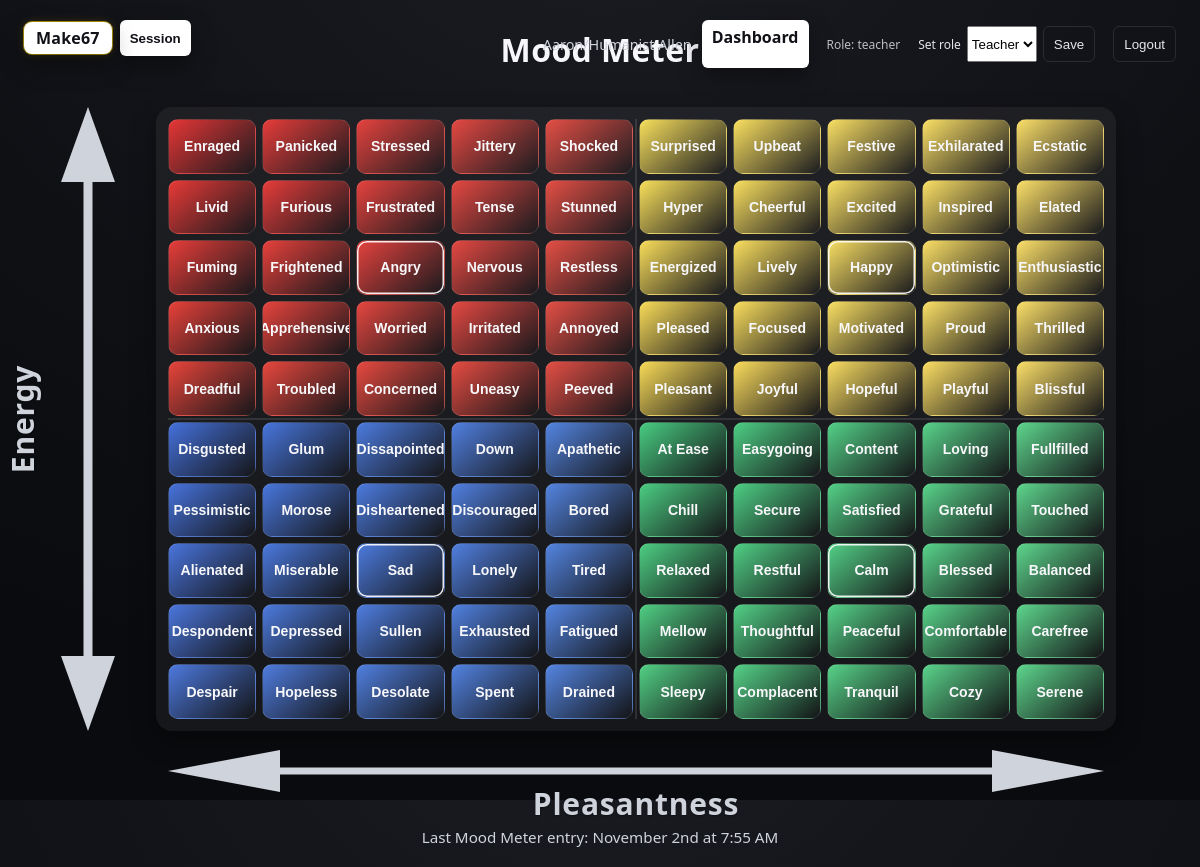
The page / (signed in) on the database its author committed.
### app.py (models this page shows)
class User(db.Model, UserMixin):
    __tablename__ = 'users'
    id = db.Column(db.String(36), primary_key=True, default=lambda: str(uuid.uuid4()))
    email = db.Column(db.String(255), unique=True, nullable=True, index=True)
    name = db.Column(db.String(255), nullable=True)
    avatar_url = db.Column(db.String(512), nullable=True)
    provider = db.Column(db.String(50), nullable=True)
    role = db.Column(db.String(20), nullable=False, default='student')  # 'student' or 'teacher'
    created_at = db.Column(db.DateTime(timezone=True), nullable=False, default=lambda: datetime.now(timezone.utc))
    updated_at = db.Column(db.DateTime(timezone=True), nullable=False, default=lambda: datetime.now(timezone.utc), onupdate=lambda: datetime.now(timezone.utc))
    make67_all_time_solves = db.Column(db.Integer, nullable=False, default=0)

### app.py (the view)
@app.route('/')
def index():
    grid = get_label_grid()
    size = 10 if grid else 0
    last_entry_str = None
    if getattr(current_user, 'is_authenticated', False):
        last = get_last_submission(current_user.get_id())
        if last and last.chosen_at:
            last_entry_str = format_last_entry(last.chosen_at)
    return render_template('index.html', grid=grid, size=size, last_entry=last_entry_str)

### app.py (called while the page is built)
@app.before_request
def _diag_before_request():
    g.__req_start = time.perf_counter()
    g.__request_id = request.headers.get('X-Request-Id') or uuid.uuid4().hex[:12]
    g.__client_ip = request.headers.get('X-Forwarded-For', request.remote_addr) or 'unknown'

@app.after_request
def _diag_after_request(resp: Response):
    try:
        dur_ms = None
        if hasattr(g, '__req_start'):
            dur_ms = int((time.perf_counter() - g.__req_start) * 1000)
        resp.headers['X-Instance-Id'] = INSTANCE_ID
        if hasattr(g, '__request_id'):
            resp.headers['X-Request-Id'] = g.__request_id
        app.logger.info(
            "req method=%s path=%s status=%s dur_ms=%s ip=%s rid=%s ua=%s",
            request.method,
            request.path,
            resp.status_code,
            dur_ms,
            getattr(g, '__client_ip', 'unknown'),
            getattr(g, '__request_id', '-'),
            (request.user_agent.string[:120] if request.user_agent else '-'),
        )
    except Exception:
        pass
    return resp

@login_manager.user_loader
def load_user(user_id: str):
    return db.session.get(User, user_id)

def get_last_submission(user_id: str):
    return (
        MoodSubmission.query
        .filter(MoodSubmission.user_id == user_id)
        .order_by(MoodSubmission.created_at.desc())
        .first()
    )

def get_label_grid() -> list[list[str]]:
    csv_path = Path(__file__).parent / 'Mood_Meter_DataFrame.csv'
    try:
        mtime = os.path.getmtime(csv_path)
    except Exception:
        mtime = None
    return _load_grid_cached(str(csv_path), mtime)

def _ordinal(n: int) -> str:
    n = int(n)
    if 11 <= (n % 100) <= 13:
        return 'th'
    last = n % 10
    if last == 1:
        return 'st'
    if last == 2:
        return 'nd'
    if last == 3:
        return 'rd'
    return 'th'

def format_last_entry(dt: datetime) -> str:
    try:
        d = dt
        month = d.strftime('%B')
        day = d.day
        hour24 = d.hour
        minute = d.minute
        ampm = 'AM' if hour24 < 12 else 'PM'
        hour12 = hour24 % 12
        if hour12 == 0:
            hour12 = 12
        return f"{month} {day}{_ordinal(day)} at {hour12}:{minute:02d} {ampm}"
    except Exception:
        return dt.isoformat()

### templates/index.html (shortened to what this page needs)
<!doctype html>
<html lang="en">
<head>
  <link rel="stylesheet" href="https://unpkg.com/modern-css-reset/dist/reset.min.css">
  <link rel="stylesheet" href="{{ url_for('static', filename='css/styles.css') }}" />
</head>
<body>
  <div class="page mood-meter-page">
    <header class="header">
      {% if current_user.is_authenticated %}
      <div class="session-actions">
        <a href="{{ url_for('make67_page') }}" class="make67-btn" title="Play Make67">Make67</a>
        <button id="sessionBtn" class="session-btn" title="Create or join a session">Session</button>
      </div>
      {% else %}
      <div class="session-actions">
        <a href="{{ url_for('make67_page') }}" class="make67-btn" title="Play Make67">Make67</a>
      </div>
      {% endif %}
      <div class="auth-actions">
        {% if current_user.is_authenticated %}
          <span class="user-name">{{ current_user.name or current_user.email }}</span>
          <a href="{{ url_for('dashboard') }}" class="google-login-btn" title="Go to Dashboard">Dashboard</a>
          {% if current_user.role == 'teacher' %}
          <span style="margin-left:8px; font-size:12px; opacity:.8;">Role: {{ current_user.role }}</span>
          <form method="post" action="{{ url_for('set_role') }}" style="display:inline-flex; gap:6px; align-items:center; margin-left:8px;">
            <label for="role" style="font-size:12px;">Set role</label>
            <select name="role" id="role">
              <option value="teacher" {% if current_user.role == 'teacher' %}selected{% endif %}>Teacher</option>
            </select>
            <button type="submit" class="logout-btn">Save</button>
          </form>
          {% endif %}
          <form method="post" action="{{ url_for('logout_view') }}" style="display:inline-block; margin-left:8px;">
            <button type="submit" class="logout-btn" title="Sign out">Logout</button>
          </form>
        {% else %}
          <a href="{{ url_for('login_view') }}" class="google-login-btn" title="Sign in with Google">Sign in with Google</a>
        {% endif %}
      </div>
      <h1 class="title">Mood Meter</h1>
    </header>
    <main class="main">
      <div class="axes-layout">
        <div class="axis-y" aria-hidden="true">
          <div class="axis-label axis-label-y">Energy</div>
        </div>
        <div class="grid-wrapper">
          <div class="grid" role="grid" aria-label="Mood grid">
            {% for y in range(size) %}
              <div class="row" role="row">
                {% for x in range(size) %}
                  {% set label = grid[y][x] %}
                  <button
                    class="cell"
                    role="gridcell"
                    data-x="{{ x }}"
                    data-y="{{ y }}"
                    data-label="{{ label }}"
                    title="{{ label }} (x={{ x }}, y={{ y }})"
                    aria-label="{{ label }}">
                    <span class="cell-label">{{ label }}</span>
                  </button>
                {% endfor %}
              </div>
            {% endfor %}
          </div>
        </div>
        <div class="axis-x" aria-hidden="true">
          <div class="axis-label axis-label-x">Pleasantness</div>
        </div>
      </div>
    </main>
    <footer class="footer">
      <div id="last-entry-footer" class="footer-last-entry">
        {% if current_user.is_authenticated and last_entry %}Last Mood Meter entry: {{ last_entry }}{% endif %}
      </div>
    </footer>
  </div>
</body>
</html>

### rows shown on the page
User: name "Aaron/Humanist Allen", role "teacher", role "Teacher"

### other values the page prints
{{ label }} "Enraged" "Panicked" "Stressed" "Jittery" "Shocked" "Surprised" "Upbeat" "Festive" "Exhilarated" "Ecstatic" "Livid" "Furious" "Frustrated" "Tense" "Stunned" "Hyper" "Cheerful" "Excited" "Inspired" "Elated" "Fuming" "Frightened" "Angry" "Nervous" "Restless" "Energized" "Lively" "Happy" "Optimistic" "Enthusiastic" "Anxious" "Worried" "Irritated" "Annoyed" "Pleased" "Focused" "Motivated" "Proud" "Thrilled" "Dreadful" "Troubled" "Concerned" "Uneasy" "Peeved" "Pleasant" "Joyful" "Hopeful" "Playful" "Blissful" "Disgusted" "Glum" "Dissapointed" "Down" "Apathetic" "At Ease" "Easygoing" "Content" "Loving" "Fullfilled" "Pessimistic" "Morose" "Disheartened" "Discouraged" "Bored" "Chill" "Secure" "Satisfied" "Grateful" "Touched" "Alienated" "Miserable" "Sad" "Lonely" "Tired" "Relaxed" "Restful" "Calm" "Blessed" "Balanced" "Despondent" "Depressed" "Sullen" "Exhausted" "Fatigued" "Mellow" "Thoughtful" "Peaceful" "Comfortable" "Carefree" "Despair" "Hopeless" "Desolate" "Spent" "Drained" "Sleepy" "Complacent" "Tranquil" "Cozy" "Serene"
{{ last_entry }} "November 2nd at 7:55 AM"
